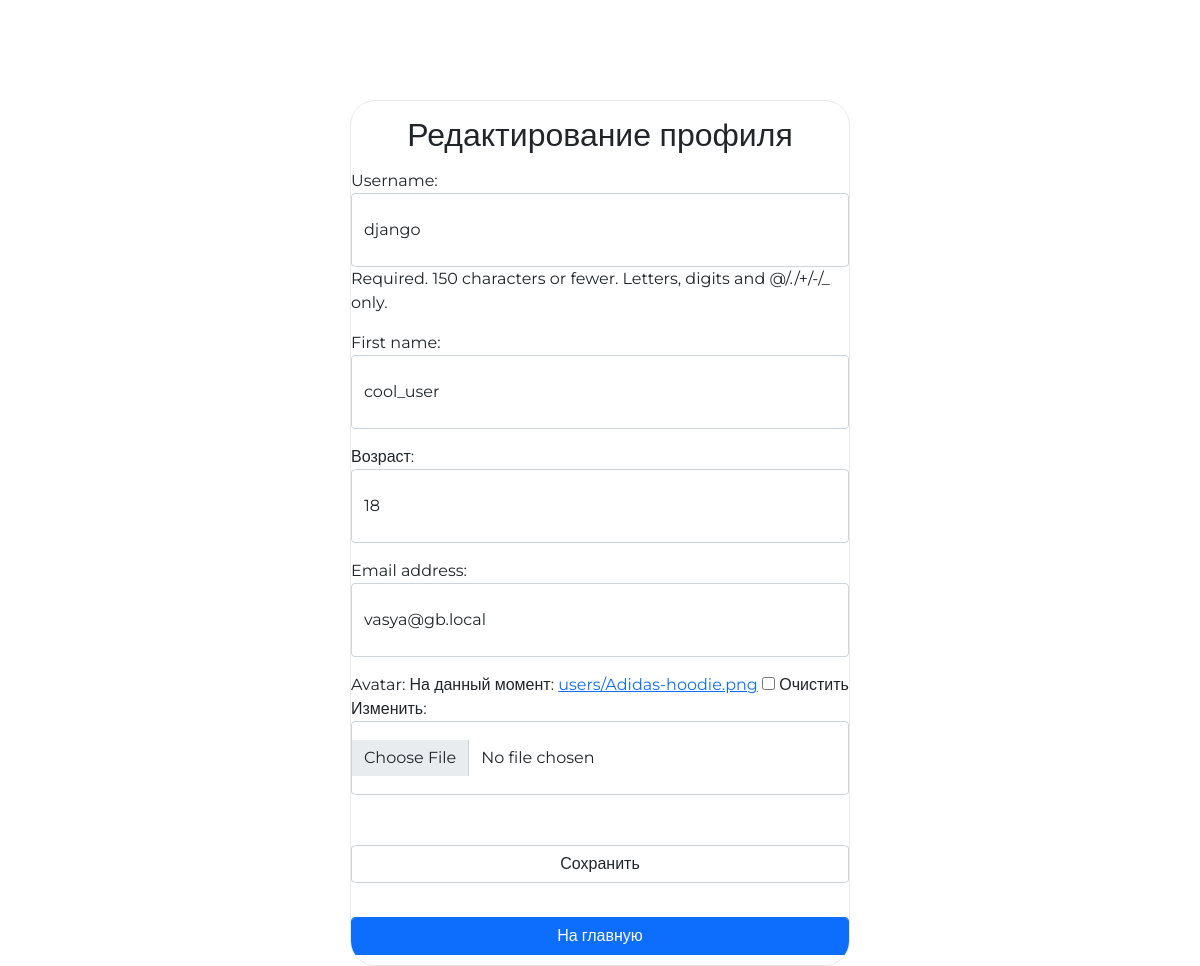
Screenshot of /auth/edit/ (signed in) with the database file from the repository.
### authapp/models.py (models this page shows)
class ShopUser(AbstractUser):
    avatar = models.ImageField(upload_to='users', blank=True)
    age = models.PositiveSmallIntegerField(default=18, verbose_name='Возраст')

### authapp/views.py (the view)
# urls.py: path('edit/', authapp.edit, name='edit'),
def edit(request):
    if request.method == 'POST':
        edit_form = ShopUserEditForm(request.POST, request.FILES, instance=request.user)
        if edit_form.is_valid():
            edit_form.save()
            return HttpResponseRedirect(reverse('authapp:edit'))
    else:
        edit_form = ShopUserEditForm(instance=request.user)
    context = {
        'title': 'Редактирование',
        'window_title': 'Редактирование профиля',
        'edit_form': edit_form
    }
    return render(request, 'authapp/edit.html', context)

### authapp/forms.py (shortened to what this page needs)
class ShopUserEditForm(UserChangeForm):
    class Meta:
        model = ShopUser
        fields = ('username', 'first_name', 'age', 'email', 'password', 'avatar',)
    def __init__(self, *args, **kwargs):
        super().__init__(*args, **kwargs)
        for field_name, field in self.fields.items():
            field.widget.attrs['class'] = 'form-control py-4'
            if field_name == 'password':
                field.widget = forms.HiddenInput()

### authapp/templates/authapp/edit.html (shortened to what this page needs)
{% extends 'authapp/base.html' %}
{% load static %}
{% block content %}
    <form class="form-horizontal" action="{% url 'authapp:edit' %}" method="post" enctype="multipart/form-data">
        {{ edit_form.as_p }}
        <br>
        <input class="form-control" type="submit" value="Сохранить"><br>
        <a class="btn btn-primary form-control" href="{% url 'index' %}">На главную</a>
    </form>
{% endblock %}

### static/css/style.css (style rules this page uses)
* { margin: 0; padding: 0; }
body { font-family: 'Montserrat', sans-serif; }
html, body { height: 100%; }
.login .form-control[type="submit"] { margin: 10px auto; }
.login form { margin-bottom: 10px; }

### rows the page displays
ShopUser: username "django", first_name "cool_user", age "18", email "vasya@gb.local"

### other values shown
{{ window_title }} "Редактирование профиля"
